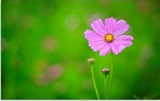
#> input picture code/images/flower1.jpg, 160 x 101 px; its folder holds 4 pictures in this run
$ jupyter execute image-clustering_HC.ipynb
#> lines starting #> are read from the running program, lines starting #| are printed output that depends on the picture
M. Amintoosi
## برنامه خوشه‌بندی تعدادی تصاویر بر اساس بردار میاگین آنها با روش خوشه‌بندی سلسله مراتبی

اگر در گوکل کولب اجرا می‌کنید، دو دستور زیر را از حالت توضیح خارج کنید

[cell 1]
# !git clone https://github.com/fum-cs/fds.git
# %cd fds/code

[cell 2]
# وارد کردن کتابخانه های مورد نیاز
import os
import numpy as np
from PIL import Image
from sklearn.cluster import KMeans
import matplotlib.pyplot as plt
from skimage.color import rgb2hsv
from skimage.color import rgb2lab
from sklearn.cluster import AgglomerativeClustering
from scipy.cluster.hierarchy import dendrogram, linkage

# تعریف پوشه ای که تصاویر jpg در آن قرار دارند
folder = "images"

# خواندن تصاویر و تبدیل آنها به آرایه های NumPy
images = []
for filename in os.listdir(folder):
    if filename.endswith(".jpg"):
        img = Image.open(os.path.join(folder, filename))
#> img is the input picture: PIL image 160x101 RGB; mean R, G, B 81, 137.3, 31.8
        img = np.array(img)
        images.append(img)

# تعداد تصاویر
n = len(images)

# محاسبه میانگین شدت رنگ پیکسلهای هر تصویر
means = []
for img in images:
    # img = rgb2hsv(img)
    img = rgb2lab(img)
    mean = np.mean(img, axis=(0, 1)) # میانگین بر اساس محورهای ارتفاع و عرض
    means.append(mean)

# تبدیل لیست میانگینها به آرایه NumPy
means = np.array(means)

# خوشهبندی بردارهای میانگین با الگوریتم k-means
k = 3 # تعداد خوشه ها - شما میتوانید این را تغییر دهید
# kmeans = KMeans(n_clusters=k, random_state=42)
# kmeans.fit(means)
# labels = kmeans.labels_ # برچسب خوشه ها
clustering = AgglomerativeClustering(linkage='ward', n_clusters=k)
labels = clustering.fit_predict(means)
labels

[cell 3]
# نمایش تصاویر هر خوشه
for i in range(k):
    # انتخاب تصاویری که به خوشه i تعلق دارند
    cluster = [images[j] for j in range(n) if labels[j] == i]
    # تعداد تصاویر در خوشه i
    m = len(cluster)
    # تعیین اندازه شکل برای نمایش تصاویر
    plt.figure(figsize=(10, 3))
    # حلقه برای نمایش تصاویر
    for j in range(m):
        # ایجاد یک زیر شکل برای هر تصویر
        plt.subplot(1, m, j + 1)
        # حذف محورها
        plt.axis("off")
        # نمایش تصویر
        plt.imshow(cluster[j])
    # نمایش عنوان شکل
    plt.suptitle(f"Cluster {i}")
    # نمایش شکل
    plt.show()
#> this loop made 3 passes
#> pass 1, `plt.show()`:
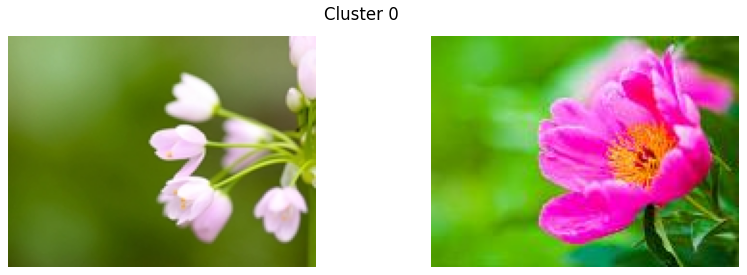
#> figure drawn by matplotlib, 2 panels
#> pass 2, `plt.show()`:
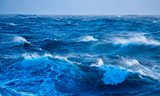
#> shown: shape (96, 160, 3); mean R, G, B 46.8, 119.2, 178.6

[cell 4]
linkage_matrix = linkage(means, method='ward')  # Create linkage matrix
linkage_matrix

[cell 5]
from scipy.cluster.hierarchy import leaves_list

linkage_matrix = linkage(means, method='ward')  # Create linkage matrix
leaf_order = leaves_list(linkage_matrix)
leaf_order

[cell 6]
plt.figure(figsize=(7, 3))
dendrogram(linkage_matrix, labels=range(len(means)))
plt.show()
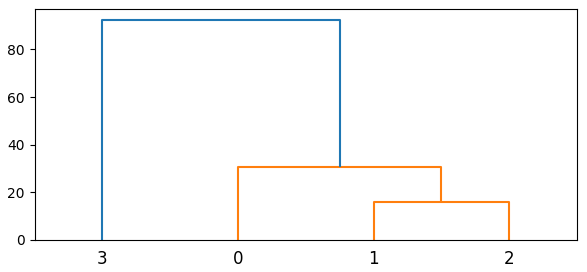
#> figure drawn by matplotlib, 1 panel
for j in range(n):
    # ایجاد یک زیر شکل برای هر تصویر
    plt.subplot(1, n, j + 1)
    # حذف محورها
    plt.axis("off")
    # نمایش تصویر
    plt.imshow(images[leaf_order[j]])

plt.tight_layout()
plt.show()
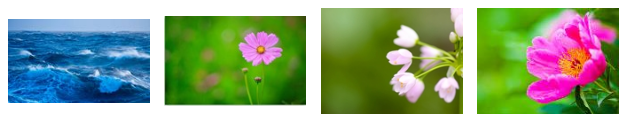
#> figure drawn by matplotlib, 4 panels
